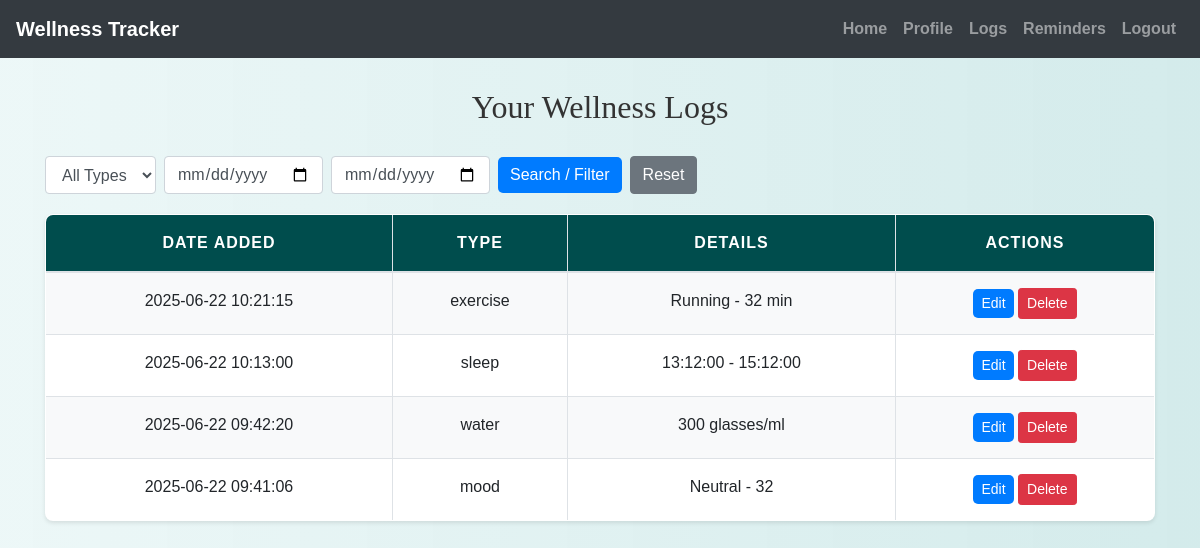
/view_logs.php (signed in), run on the app's committed database.
### tables this page shows
CREATE TABLE `logs` (
  `id` int(11) NOT NULL,
  `user_id` int(11) NOT NULL,
  `log_type` enum('water','exercise','sleep','mood') NOT NULL,
  `amount` int(11) DEFAULT NULL,
  `details` varchar(100) DEFAULT NULL,
  `duration` int(11) DEFAULT NULL,
  `start_time` time DEFAULT NULL,
  `end_time` time DEFAULT NULL,
  `notes` text DEFAULT NULL,
  `date_added` datetime DEFAULT current_timestamp()
);

### view_logs.php (the view, shortened to what this page needs)
<?php
include('config.php');
$user_id = $_SESSION["id"];
$where = "WHERE user_id = ?";
$params = [$user_id];
$types = "i";
$sql = "SELECT id, log_type, amount, details, duration, start_time, end_time, notes, date_added FROM logs $where ORDER BY date_added DESC";
$stmt = $conn->prepare($sql);
$stmt->bind_param($types, ...$params);
$stmt->execute();
$result = $stmt->get_result();
?>
<!DOCTYPE html>
<html lang="en">
<head>
    <link rel="stylesheet" href="https://maxcdn.bootstrapcdn.com/bootstrap/4.5.2/css/bootstrap.min.css" />
    <link rel="stylesheet" href="./css/style.css" />
</head>
<body>
<?php include('navbar.php'); ?>
<div class="container mt-4">
    <h2>Your Wellness Logs</h2>
    <form method="GET" class="form-inline mb-3">
        <select name="log_type" class="form-control mr-2">
            <option value="">All Types</option>
        </select>
        <input type="date" name="from_date" class="form-control mr-2" value="<?php echo htmlspecialchars($_GET['from_date'] ?? ''); ?>">
        <input type="date" name="to_date" class="form-control mr-2" value="<?php echo htmlspecialchars($_GET['to_date'] ?? ''); ?>">
        <button type="submit" class="btn btn-primary">Search / Filter</button>
        <a href="view_logs.php" class="btn btn-secondary ml-2">Reset</a>
    </form>
    <table class="table table-bordered">
        <thead>
            <tr>
                <th>Date Added</th>
                <th>Type</th>
                <th>Details</th>
                <th>Actions</th>
            </tr>
        </thead>
        <tbody>
            <?php while ($row = $result->fetch_assoc()): ?>
            <tr>
                <td><?php echo htmlspecialchars($row['date_added']); ?></td>
                <td><?php echo htmlspecialchars($row['log_type']); ?></td>
                <td>
                    <?php
                    switch ($row['log_type']) {
                        case 'water':
                            echo "{$row['amount']} glasses/ml";
                            break;
                        case 'exercise':
                            echo "{$row['details']} - {$row['duration']} min";
                            break;
                        case 'sleep':
                            echo "{$row['start_time']} - {$row['end_time']}";
                            break;
                        case 'mood':
                            echo "{$row['details']} - " . htmlspecialchars($row['notes']);
                            break;
                    }
                    ?>
                </td>
                <td>
                    <a href="edit_log.php?id=<?php echo $row['id']; ?>" class="btn btn-sm btn-primary">Edit</a>
                    <a href="view_logs.php?delete_id=<?php echo $row['id']; ?>" class="btn btn-sm btn-danger" onclick="return confirm('Delete this log?');">Delete</a>
                </td>
            </tr>
            <?php endwhile; ?>
        </tbody>
    </table>
</div>
</body>
</html>

### css/style.css (style rules this page uses)
body { background: linear-gradient(90deg, rgba(233, 246, 246, 0.831), rgba(207, 233, 233, 0.9)); font-family: 'Arial', sans-serif; color: #333; line-height: 1.6; }
h1, h2, h3, h4 { text-align: center; margin-top: 30px; margin-bottom: 30px; font-family: 'Georgia', serif; }
.container { margin-bottom: 40px; }
.table { width: 100%; border-collapse: collapse; margin-top: 20px; font-size: 16px; background-color: #ffffff; border-radius: 8px; overflow: hidden; box-shadow: 0 2px 4px rgba(0, 0, 0, 0.1); }
.table th, .table td { padding: 15px; border: 1px solid #dee2e6; text-align: center; }
.table thead th { background-color: #004d4d; color: white; font-weight: bold; text-transform: uppercase; letter-spacing: 1px; }
.table tbody tr:nth-child(odd) { background-color: #f8f9fa; }
.btn-primary { color: #fff; border: none; border-radius: 5px; cursor: pointer; transition: background-color 0.3s ease; }
a { color: #006666; text-decoration: none; font-weight: bold; }

### data on the page
logs: date_added "2025-06-22 10:21:15", log_type "exercise", details "Running", duration "32"
logs: date_added "2025-06-22 10:13:00", log_type "sleep", start_time "13:12:00", end_time "15:12:00"
logs: date_added "2025-06-22 09:42:20", log_type "water", amount "300"
logs: date_added "2025-06-22 09:41:06", log_type "mood", details "Neutral", notes "32"
